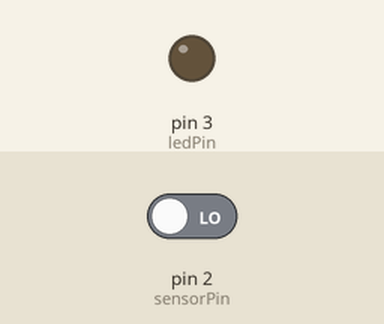
Simulated run of this sketch. Board: Arduino Uno, built with avr-gcc and run on an emulated ATmega328P. Parts: output pins drawn as LEDs (lit = HIGH). The test bench sets the inputs (shaded band); at power-on: pin 2 (sensorPin) LOW. What the sketch prints to the serial monitor is not drawn.

Above: at 1.2 s.
1.3 s: pin 2 (sensorPin) driven HIGH
At 1.8 s:
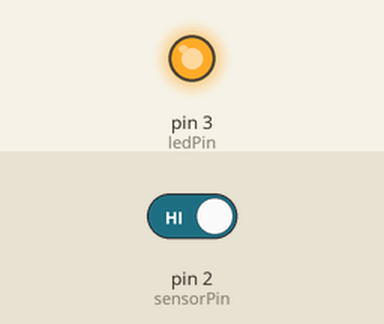
2.9 s: pin 2 (sensorPin) driven LOW
At 4.3 s:
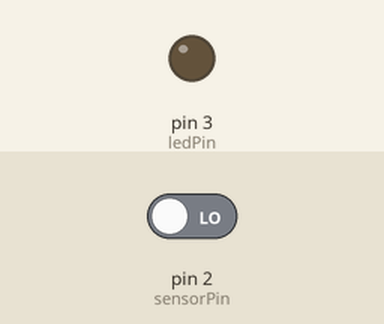
Timing chart, 0 to 5.9 s (numbered marks = the images above; inputs shaded):
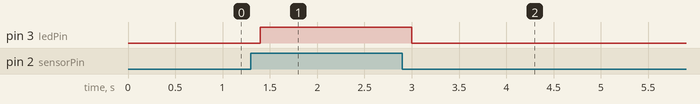

Measured:
- after the input at 1.3 s, pin 3 (ledPin): LOW → HIGH after 0.10 s
- after the input at 2.9 s, pin 3 (ledPin): HIGH → LOW after 0.10 s

The sketch:

ir_led_project.ino
```cpp
int sensorPin = 2;   // Button simulating IR OUT
int ledPin = 3;
int sensorValue = 0;

void setup() {
  pinMode(sensorPin, INPUT);
  pinMode(ledPin, OUTPUT);
  Serial.begin(9600);
}

void loop() {
  sensorValue = digitalRead(sensorPin);

  if (sensorValue == HIGH) { // Button pressed = Object detected
    Serial.println("🚨 Object Detected!");
    digitalWrite(ledPin, HIGH);
  } else {
    Serial.println("Clear");
    digitalWrite(ledPin, LOW);
  }

  delay(200);
}
```
